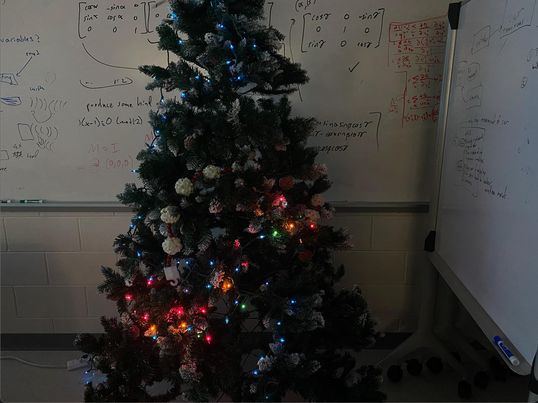
#> input picture lps2.jpg, 538 x 403 px
$ python -i distance2.py   (imports and definitions only)
#> lines starting #> are read from the running program, lines starting #| are printed output that depends on the picture; after the words box and inside, x2 and y2 are one past the last pixel; in counts of white or black regions, pixels touching at a corner belong together
#> further down, picture is the input picture: shape (403, 538, 3); mean B, G, R 55.2, 57.6, 59.4
#Om Gole p6 Gabor
#Parts 1,2,3,4
#depth from camera placement
#x/y from light detection
#one picture with set D movement to the right
#triangulation

#no data entry for how far you move + detecting the light

#Wants pictures of the detected lights
import cv2
import numpy as np
from math import sin, cos, tan, atan
from numpy import array, cross
from numpy.linalg import solve, norm
from sklearn.linear_model import LinearRegression
from sklearn.cluster import KMeans
import matplotlib.pyplot as plt
# This will be the list of polygon vertices
polygons = []
current_polygon = []

def cartesian_to_spherical(p, phi, theta):
    return p * cos(phi) * cos(theta), p * cos(phi) * sin(theta), p * sin(phi)

# [34 lines left out: functions draw_polygons, mouse_event, detect_lights, not called in this run]

# [1 line not run here, left out]
# [1 line that did not run here, left out]
# [1 line that did not run here, left out]
# [1 line that did not run here, left out]
# [1 line that did not run here, left out]


# [45 lines not run here, left out]
# [1 line that did not run here, left out]
# [1 line not run here, left out]
# [1 line that did not run here, left out]

#PRE TO POST

# This will be the list of polygon vertices
polygons = []
current_polygon = []

# [14 lines left out: functions draw_polygons, mouse_event, not called in this run]

def detect_lights(frame):
    # Convert the image to grayscale
    gray = cv2.cvtColor(frame, cv2.COLOR_BGR2GRAY)
    # Threshold the image to reveal the light regions in the blurred image
    thresh = cv2.threshold(gray, 45, 255, cv2.THRESH_BINARY)[1]
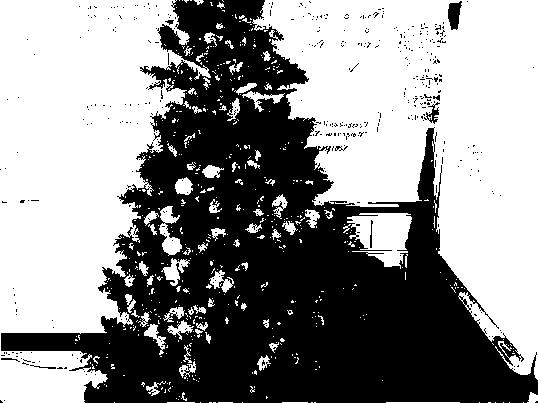
#> thresh: shape (403, 538); 56% white; 438 black regions (429 under 20 px), largest, box (x1, y1, x2, y2) and area: (1, 0, 538, 403) 93660, (448, 1, 462, 30) 280, (424, 102, 440, 124) 124
    # Perform a series of dilations to remove any small blobs of noise from the thresholded image
    thresh = cv2.dilate(thresh, None, iterations=2)
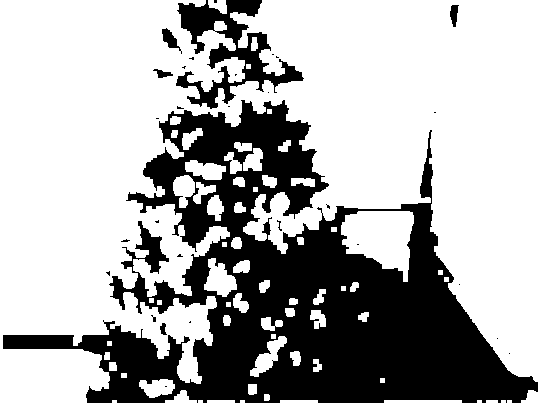
#> thresh: shape (403, 538); 68.2% white; 30 black regions (24 under 20 px)
    # Find contours in the mask
    contours, _ = cv2.findContours(thresh.copy(), cv2.RETR_EXTERNAL, cv2.CHAIN_APPROX_SIMPLE)
#> contours = 68 contours, 19 with area under 20; largest, box (x1, y1, x2, y2) and area: (0, 0, 538, 403) 133660, (341, 211, 414, 282) 3294, (204, 258, 237, 297) 693, (250, 336, 287, 377) 532, (185, 160, 226, 180) 496

    # Find the center of each contour and add it to the list of light coordinates
    light_coords = []
    for contour in contours:
        M = cv2.moments(contour)
        cX = int(M["m10"] / M["m00"])
        cY = int(M["m01"] / M["m00"])
        light_coords.append((cX, cY))
#> this loop made 68 passes
#> (cX, cY) on passes 11, 12, 13, 14, 15, 18, 19, 20, 21, 23, 25, 26: (266, 397), (531, 396), (181, 397), (251, 388), (157, 387), (112, 366), (316, 365), (106, 355), (295, 357), (267, 356), (269, 323), (226, 319)
#> (contour, cX, cY) on passes 1 to 6: ([[507, 400], [507, 402], [511, 402], [511, 400]], 509, 401), ([[501, 400], [501, 402], [505, 402], [505, 400]], 503, 401), ([[486, 400], [486, 402], [497, 402], [497, 400]], 491, 401), ([[477, 400], [477, 402], [481, 402], [481, 400]], 479, 401), ([[384, 400], [384, 402], [461, 402], [461, 400]], 422, 401), ([[280, 400], [280, 402], [317, 402], [317, 400]], 298, 401)
#> after the loop, light_coords = 68 pairs, first value 106 to 531, second value 5 to 401

    return light_coords

# [1 line not run here, left out]
# [1 line that did not run here, left out]
# [1 line that did not run here, left out]

# [1 line that did not run here, left out]
# [1 line that did not run here, left out]

# [46 lines not run here, left out]
# [1 line that did not run here, left out]

def cartesian_to_spherical(r, theta, phi):
    return [r * sin(theta) * cos(phi), r * sin(theta) * sin(phi), r * cos(theta)]

# [72 lines left out: functions find_intersection, process_coordinate_lists, not called in this run]

# [1 line that did not run here, left out]
# [10 lines of commented-out code are left out]

# [1 line that did not run here, left out]

# Plot the original lists
# [12 lines not run here, left out]

# [8 lines left out: function calculate_light_positions, not called in this run]

def round_coordinates(input_list, decimals=5):
    return [np.around(array, decimals) for array in input_list]

# [1 line that did not run here, left out]
# [1 line that did not run here, left out]
# [3 lines not run here, left out]

>>> import cv2
>>> picture = cv2.imread('lps2.jpg')
>>> result = detect_lights(picture)
#> result has the same summary as light_coords in detect_lights

$ run again, on FEIN.jpg
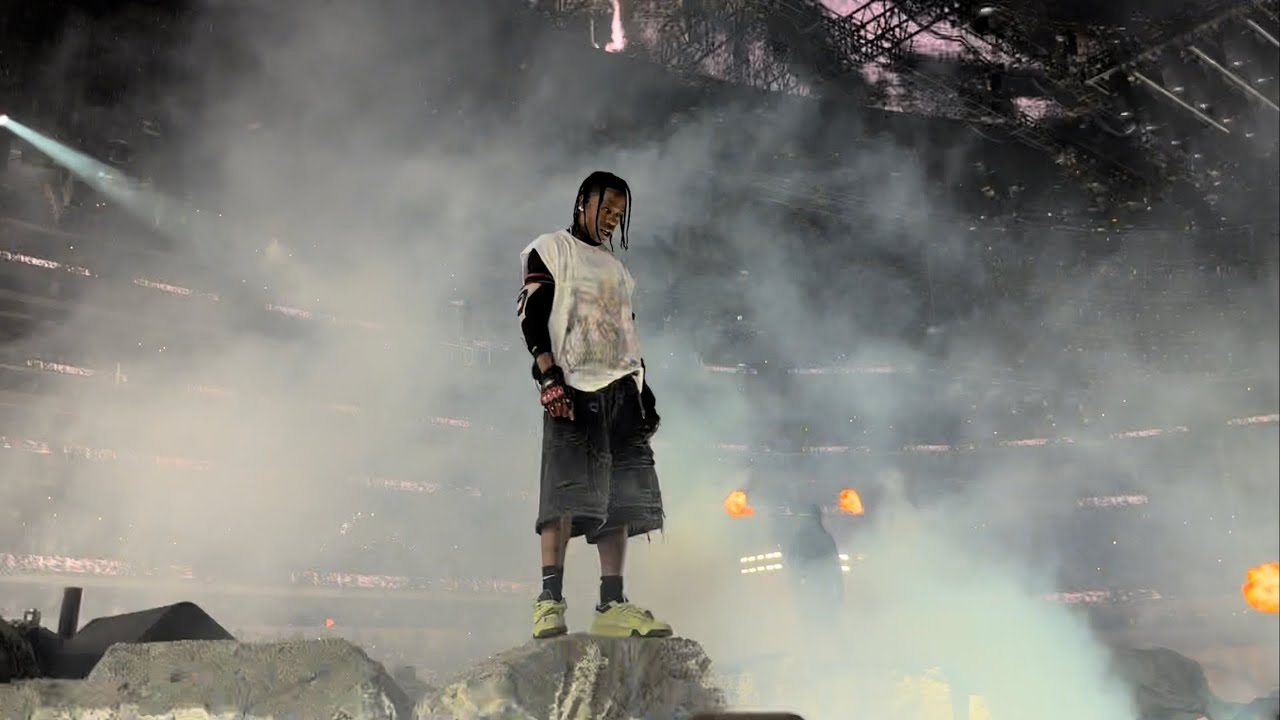
#> input picture FEIN.jpg, 1280 x 720 px
#> picture is the input picture: shape (720, 1280, 3); mean B, G, R 121.3, 126.5, 126.4
#> in detect_lights, `thresh = cv2.threshold(gray, 45, 255, cv2.THRESH_BINARY)[1]`:
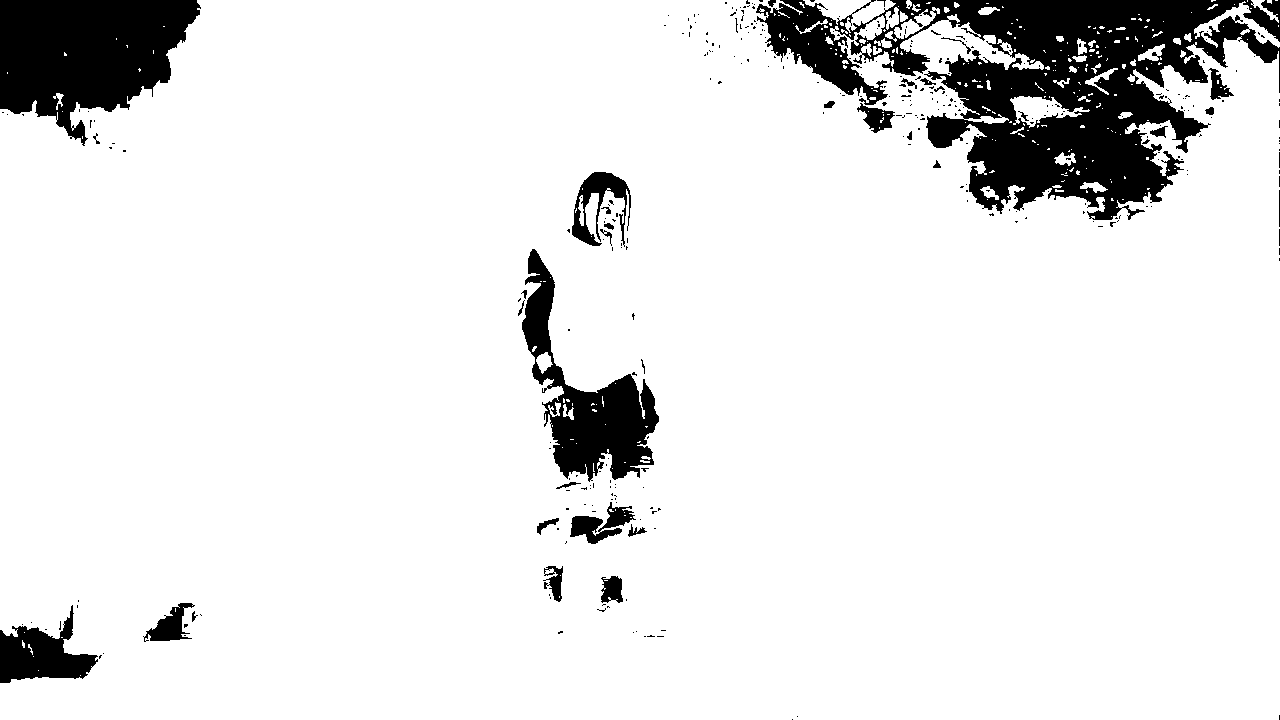
#> thresh: shape (720, 1280); 90.1% white; 335 black regions (301 under 20 px), largest, box (x1, y1, x2, y2) and area: (756, 0, 1280, 220) 49576, (0, 0, 201, 146) 19200, (522, 249, 659, 482) 10826
#> in detect_lights, `thresh = cv2.dilate(thresh, None, iterations=2)`:
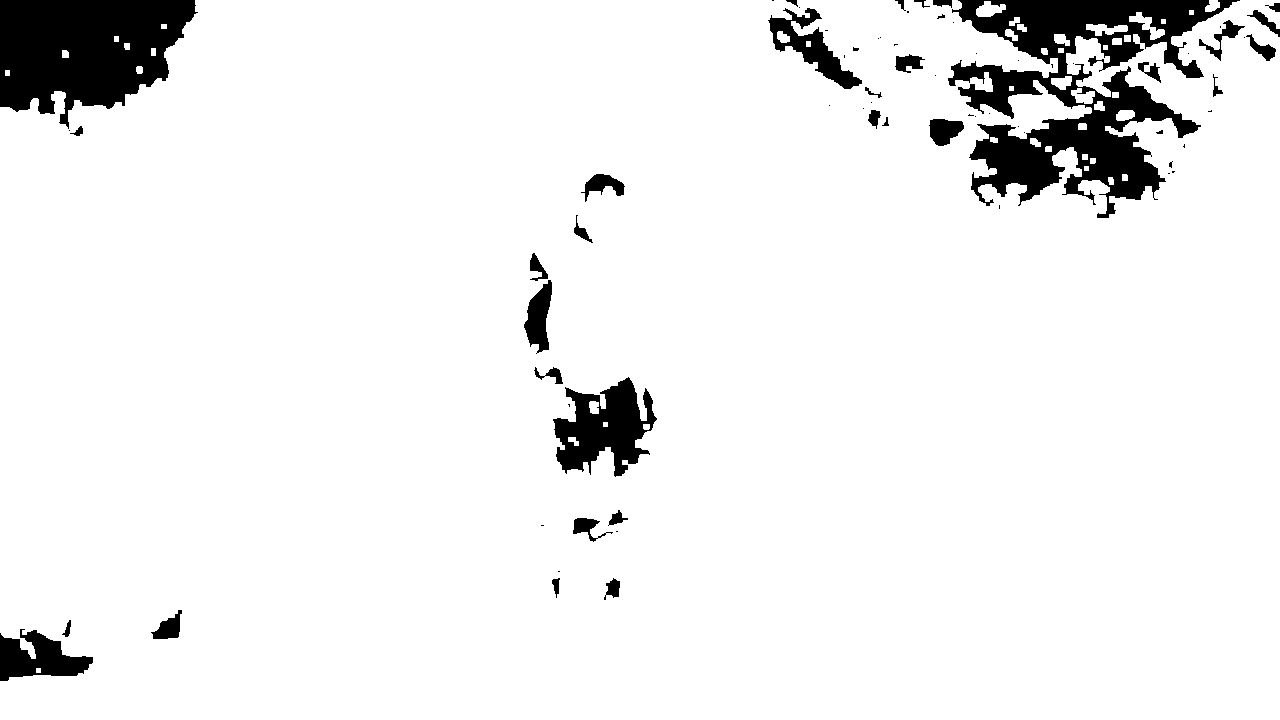
#> thresh: shape (720, 1280); 93.4% white; 71 black regions (38 under 20 px)
#> contours = 39 contours, 6 with area under 20; largest, box (x1, y1, x2, y2) and area: (0, 0, 1280, 720) 867894, (1129, 12, 1165, 40) 300, (976, 1, 1006, 17) 271, (1086, 24, 1128, 36) 262, (1071, 88, 1095, 104) 208
#> the loop in detect_lights, `for contour in contours:` made 39 passes
#> (cX, cY) on passes 2, 3, 5, 7, 8, 9, 10, 11: (1110, 180), (1124, 177), (1092, 160), (1048, 148), (1034, 141), (993, 139), (1082, 126), (1124, 114)
#> after the loop in detect_lights, `for contour in contours:`: light_coords = 39 pairs, first value 7 to 1212, second value 5 to 670
#> result has the same summary as light_coords in detect_lights
